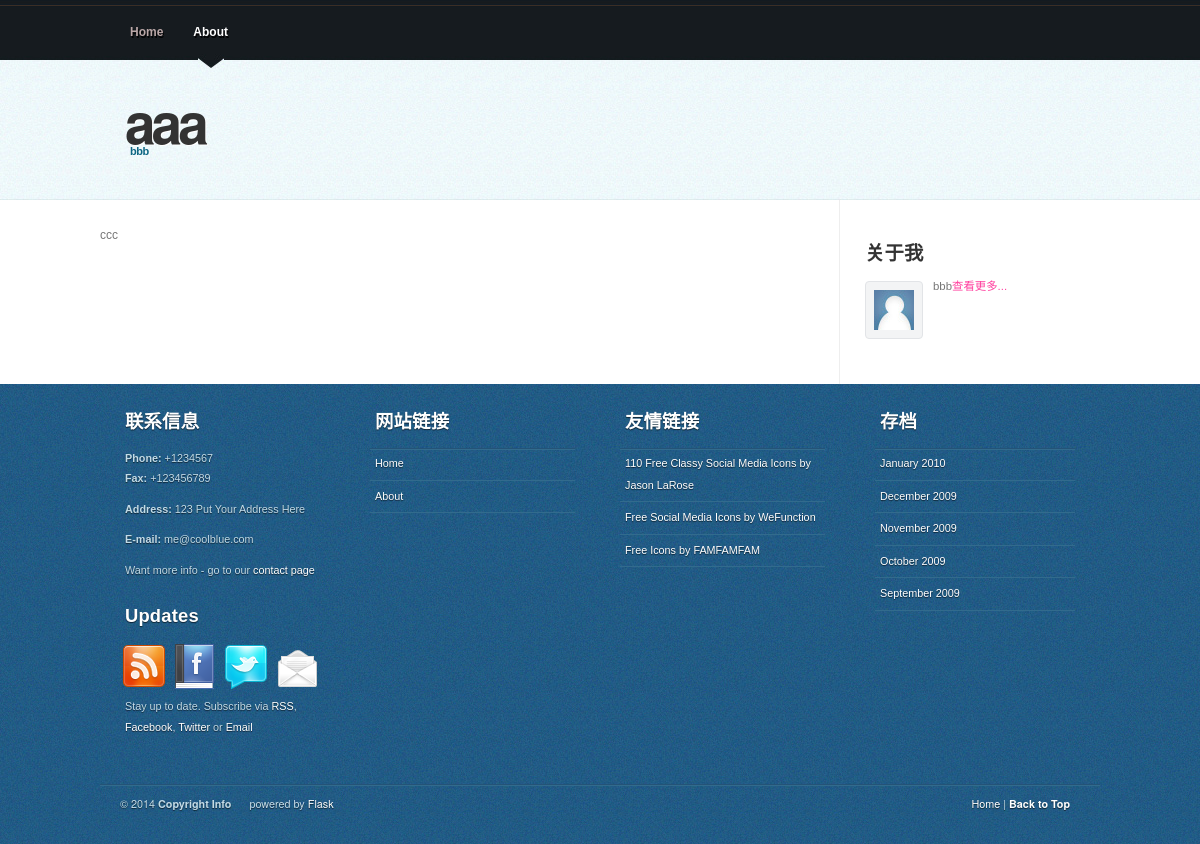
Before: /about with the older database file.
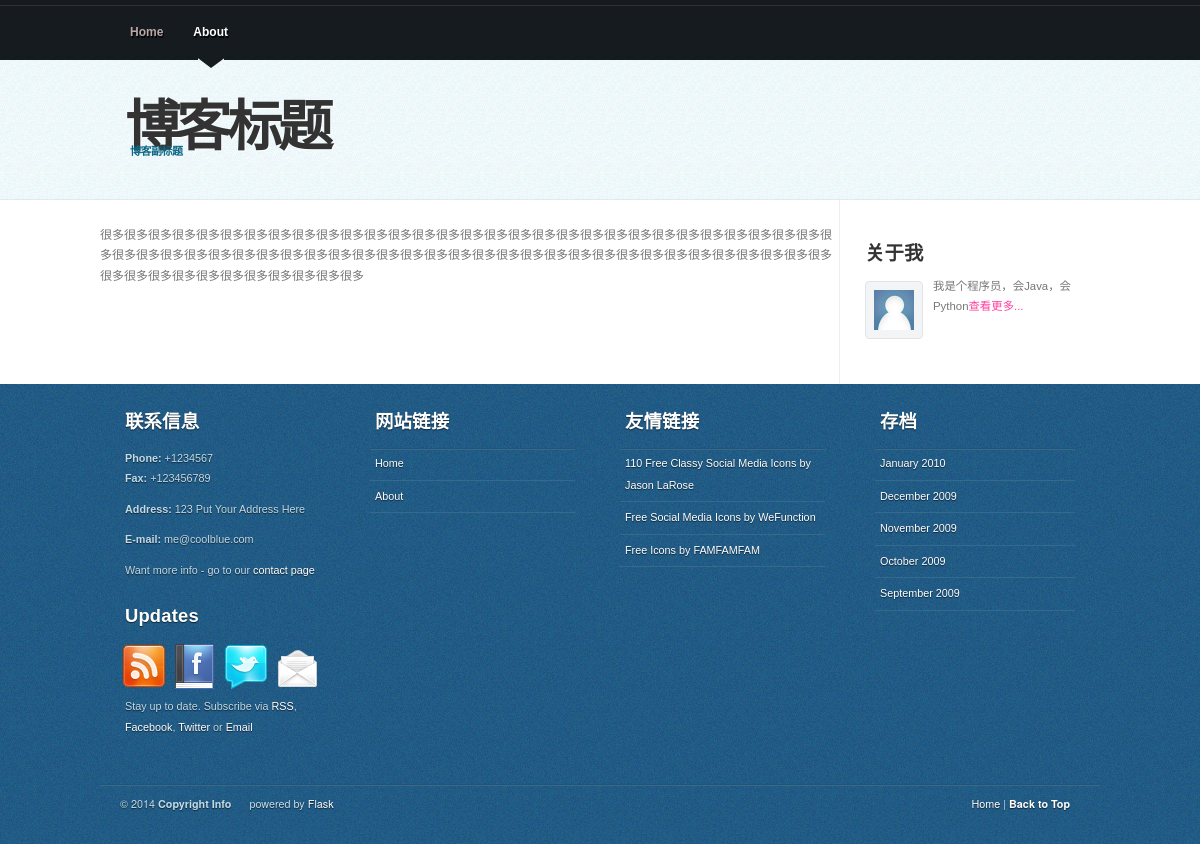
After: the same page with the newer database file.
### models.py (models this page shows)
class Setting(db.Model):
	id            = db.Column(db.Integer, primary_key=True)
	blog_title    = db.Column(db.String(120), nullable=False)
	blog_subtitle = db.Column(db.String(120))
	about_author  = db.Column(db.String(300))
	about_detail  = db.Column(db.Text)

### views.py (the view)
@app.route('/about')
def about():
	return render_template('about.html', current='about',\
		**_global_dicts())

### views.py (called while the page is built)
def _global_dicts():
	'''
	全局变量
	'''
	setting = Setting.query.get(1)
	dicts = {
		'blog':setting
	}
	return dicts

### templates/about.html
{% extends 'common.html' %}
{% block main %}
{{ blog.about_detail }}
{% endblock %}

### templates/common.html
{% extends 'base.html' %}
{% macro focus(type, current) -%}
	{% if type == current %}
		id="current"
	{% endif %}
{%- endmacro %}
{% block header %}
<h1 id="logo-text">
<a href="/">{{blog.blog_title}}</a>
</h1>
<p id="slogan">{{blog.blog_subtitle}}</p>
<div id="nav">
	<ul>
		<li {{ focus('home', current) }}><a href="/">Home</a></li>
		<li {{ focus('about', current) }}><a href="/about">About</a></li>
	</ul>
</div>
{% endblock %}
{% block sidebar %}
<div class="about-me">
  <h3>关于我</h3>
  <p>
    <a href="#"><img src="/static/images/gravatar.jpg" width="40"
      height="40" alt="" class="float-left" /></a>{{ blog.about_author }}<a href="/about">查看更多...</a>
  </p>
</div>
{% endblock %}
{% block sitelinks %}
<li><a href="/">Home</a></li>
<li><a href="/about">About</a></li>
{% endblock %}

Changed rows visible on the page:
changed Setting: blog_title "aaa" → "博客标题"; blog_subtitle "bbb" → "博客副标题"; about_detail "ccc" → "很多很多很多很多很多很多很多很多很多很多很多很多很多很多很多很多很多很多很多很多很多很多很多很多很多很多很多很多很多很多很多很多很多很多很多很多很多很多很多很多很多很多很多很多很多很多很多很多很多很多很多很多很多很多很多很多很多很多很多很多很多很多很多很多很多很多很多很多很多很多很多很多"; about_author "bbb" → "我是个程序员，会Java，会Python"
